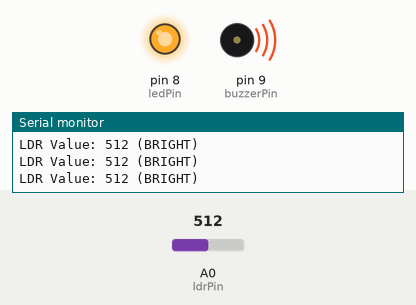
Recording of a sketch running on a simulated Arduino Uno, built with avr-gcc and run on an emulated ATmega328P. On the bench: output pins drawn as LEDs (lit = HIGH), buzzer (waves = sounding, pin HIGH), the last lines printed to the serial monitor. The test bench sets the inputs (shaded band); at power-on: A0 (ldrPin) = 512.

Above: at 1.2 s.
1.3 s: A0 (ldrPin) set to 481
At 1.7 s:
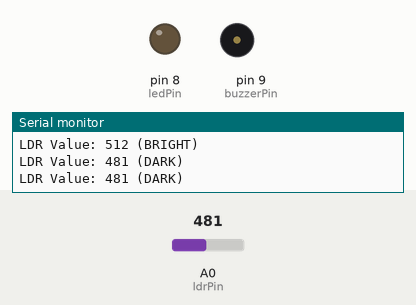
2.9 s: A0 (ldrPin) set to 510
At 4.2 s:
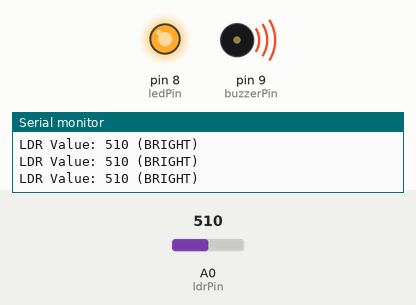
4.5 s: A0 (ldrPin) set to 490
At 5.6 s:
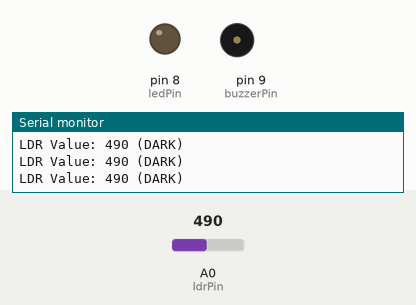
Timing chart, 0 to 7.5 s (numbered marks = the images above; inputs shaded):
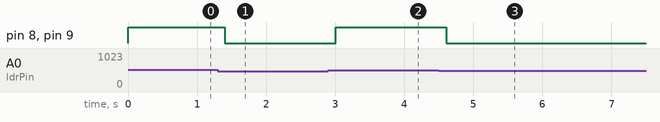

The sketch:

Light_Intensity_Sensor.ino
```cpp
int ldrPin = A0;
int ledPin = 8;
int buzzerPin = 9;
int ldrValue = 0;

void setup() {
  pinMode(ledPin, OUTPUT);
  pinMode(buzzerPin, OUTPUT);
  Serial.begin(9600);
}

void loop() {
  ldrValue = analogRead(ldrPin);

  Serial.print("LDR Value: ");
  Serial.print(ldrValue);

  if (ldrValue < 500) {   // BRIGHT (low value)
    Serial.println(" (DARK)");
    digitalWrite(ledPin, LOW);   // OFF
    digitalWrite(buzzerPin, LOW);
  }
  else {                  // DARK (high value)
    Serial.println(" (BRIGHT)");
    digitalWrite(ledPin, HIGH);  // ON
    digitalWrite(buzzerPin, HIGH);
  }

  delay(200);
}
```

Measured:
- the behaviour switches between 500 and 499 on A0 (ldrPin) (found by bisection; images 0 and 1)
- after the input at 1.3 s, pin 8 (ledPin), pin 9 (buzzerPin): HIGH → LOW after 0.10 s
- after the input at 2.9 s, pin 8 (ledPin), pin 9 (buzzerPin): LOW → HIGH after 0.11 s
- after the input at 4.5 s, pin 8 (ledPin), pin 9 (buzzerPin): HIGH → LOW after 0.11 s
